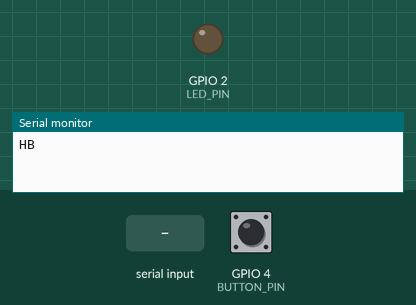
This sketch was run on a simulated ESP32. On the bench: output pins drawn as LEDs (lit = HIGH), the last lines printed to the serial monitor. Dashed ring = blinking. The inputs (shaded band) are chosen by the test bench; at power-on: GPIO 4 (BUTTON_PIN) HIGH.

Above: at 1.2 s.
1.3 s: GPIO 4 (BUTTON_PIN) pulled LOW for 0.15 s
At 1.41 s:
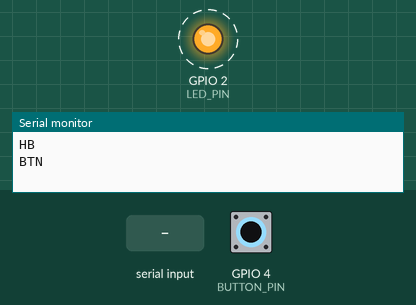
4.3 s: "REC\n" received over Serial
At 4.61 s:
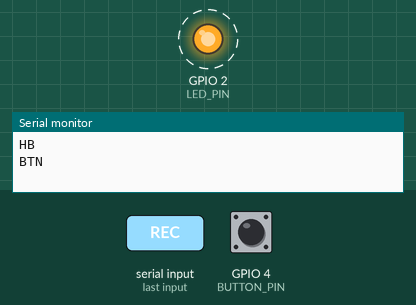
7.3 s: "ERR\n" received over Serial
At 9.9 s:
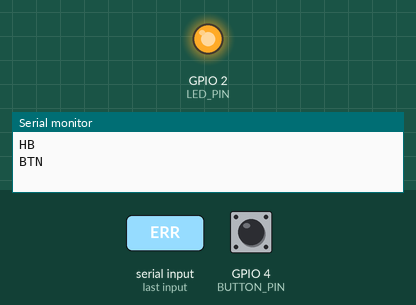
10.3 s: "OK\n" received over Serial
Timing chart, 0 to 43.8 s (numbered marks = the images above; inputs shaded):
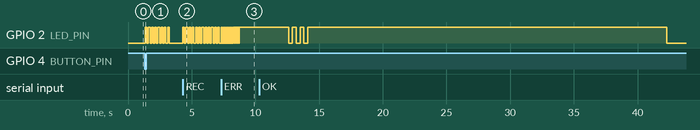

Measured:
- after the input at 1.3 s, GPIO 2 (LED_PIN): alternates HIGH for 0.13 s and LOW for 0.12 s, 16 changes in all, then stays LOW, starting after 0.05 s
- after the input at 4.3 s, GPIO 2 (LED_PIN): alternates HIGH for 0.12 s and LOW for 0.13 s, starting at once
- after the input at 7.3 s, GPIO 2 (LED_PIN): alternates HIGH for 0.06 s and LOW for 0.06 s, 24 changes in all, then stays HIGH, starting after 0.06 s

The sketch:

button.ino
```cpp
// Botão do replay — ESP32 ligado no Pi por USB (serial 115200).
//
// Protocolo por linha:
//   ESP32 -> Pi: BTN (apertou), HB (vivo, a cada 10s)
//   Pi -> ESP32: ACK (resposta ao HB), REC (gravando), OK, ERR, BUSY
//   Debug (notebook): manda "T" + Enter no serial → mesmo efeito do botão
//
// Ligação:
//   botão (NA) entre BUTTON_PIN e GND (usa pull-up interno)
//   LED entre LED_PIN e GND com resistor de 220-330 ohm (ou o LED da placa, GPIO 2)
//
// Estados do LED:
//   aceso fixo        pronto
//   piscando (4 Hz)   gravando
//   aceso 2s + pulso  ok (3 piscadas lentas)
//   piscando rápido   erro / ocupado (1.5s)
//   apagado           Pi sem responder (BTN sem resposta em 2s ou 3 HB sem ACK)

#include <Arduino.h>

const int BUTTON_PIN = 4;
const int LED_PIN = 2;

const unsigned long DEBOUNCE_MS = 50;
const unsigned long HB_EVERY_MS = 10000;
const unsigned long REPLY_TIMEOUT_MS = 2000;
// Pior caso: post-roll + concat + thumb num Pi 3 lento.
// Pi 3 + re-encode story 9:16 pode passar de 30s (post-roll + encode + upload).
const unsigned long RECORDING_TIMEOUT_MS = 60000;
const unsigned long FEEDBACK_MS = 1500;
const unsigned long HOST_TIMEOUT_MS = 3 * HB_EVERY_MS + 2000;

enum State { READY, WAITING_REPLY, RECORDING, SHOW_OK, SHOW_ERR, NO_HOST };

State state = NO_HOST;
unsigned long stateSince = 0;
unsigned long lastHb = 0;
unsigned long lastHostMsg = 0;

int lastReading = HIGH;
int stableLevel = HIGH;
unsigned long lastChange = 0;

String line;

void setState(State next) {
  state = next;
  stateSince = millis();
}

void triggerPress() {
  if (state != READY && state != NO_HOST) return;
  Serial.println("BTN");
  setState(WAITING_REPLY);
}

void handleLine(const String &msg) {
  lastHostMsg = millis();
  if (msg == "ACK") {
    if (state == NO_HOST) setState(READY);
  } else if (msg == "REC") setState(RECORDING);
  else if (msg == "OK") setState(SHOW_OK);
  else if (msg == "ERR" || msg == "BUSY") setState(SHOW_ERR);
}

void readSerial() {
  while (Serial.available()) {
    char ch = (char)Serial.read();
    if (ch == '\r') continue;
    if (ch == '\n') {
      line.trim();
      line.toUpperCase();
      if (line == "T") triggerPress();
      else if (line.length()) handleLine(line);
      line = "";
    } else if (line.length() < 32) {
      line += ch;
    }
  }
}

// true na borda de descida estável (apertou)
bool buttonPressed() {
  int reading = digitalRead(BUTTON_PIN);
  if (reading != lastReading) {
    lastChange = millis();
    lastReading = reading;
  }
  if (millis() - lastChange > DEBOUNCE_MS && reading != stableLevel) {
    stableLevel = reading;
    return stableLevel == LOW;
  }
  return false;
}

void updateLed() {
  unsigned long t = millis() - stateSince;
  bool on = true;
  switch (state) {
    case READY:
      on = true;
      break;
    case WAITING_REPLY:
    case RECORDING:
      on = (t / 125) % 2 == 0;
      break;
    case SHOW_OK:
      on = t < 2000 ? true : ((t - 2000) / 300) % 2 == 0;
      break;
    case SHOW_ERR:
      on = (t / 60) % 2 == 0;
      break;
    case NO_HOST:
      on = false;
      break;
  }
  digitalWrite(LED_PIN, on ? HIGH : LOW);
}

void updateTimeouts() {
  unsigned long t = millis() - stateSince;
  if (state == WAITING_REPLY && t > REPLY_TIMEOUT_MS) setState(NO_HOST);
  else if (state == RECORDING && t > RECORDING_TIMEOUT_MS) setState(SHOW_ERR);
  else if (state == SHOW_OK && t > 2000 + 6 * 300) setState(READY);
  else if (state == SHOW_ERR && t > FEEDBACK_MS) setState(READY);
  else if (state == READY && millis() - lastHostMsg > HOST_TIMEOUT_MS) setState(NO_HOST);
}

void setup() {
  pinMode(BUTTON_PIN, INPUT_PULLUP);
  pinMode(LED_PIN, OUTPUT);
  Serial.begin(115200);
  setState(NO_HOST);
  lastHb = millis() - HB_EVERY_MS;  // HB logo no boot pra acender assim que o Pi responder
}

void loop() {
  readSerial();

  // NO_HOST continua aceitando aperto: o Pi pode ter voltado.
  if (buttonPressed()) triggerPress();

  if (millis() - lastHb > HB_EVERY_MS) {
    Serial.println("HB");
    lastHb = millis();
  }

  updateTimeouts();
  updateLed();
  delay(2);
}
```
